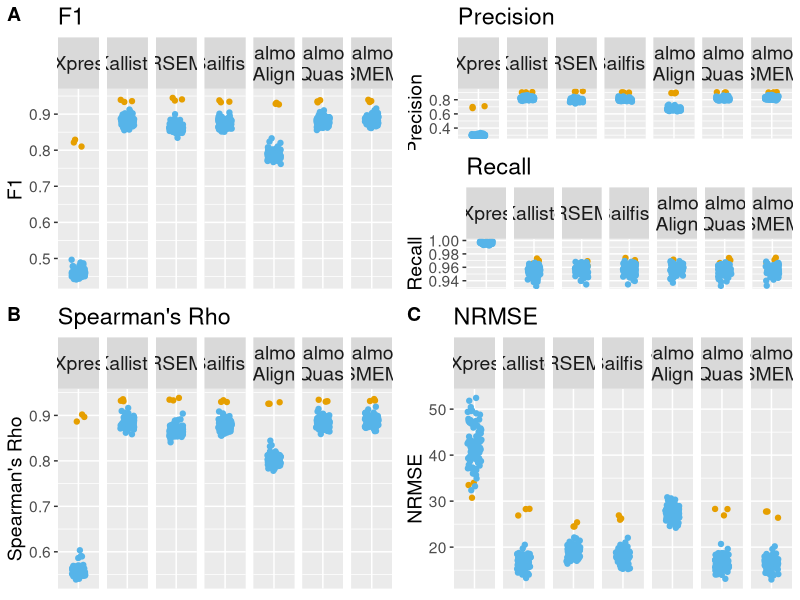
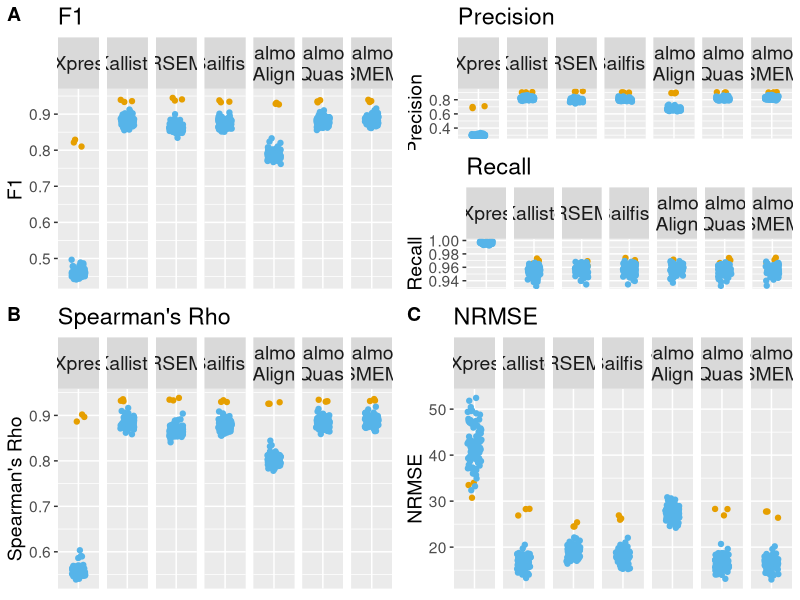
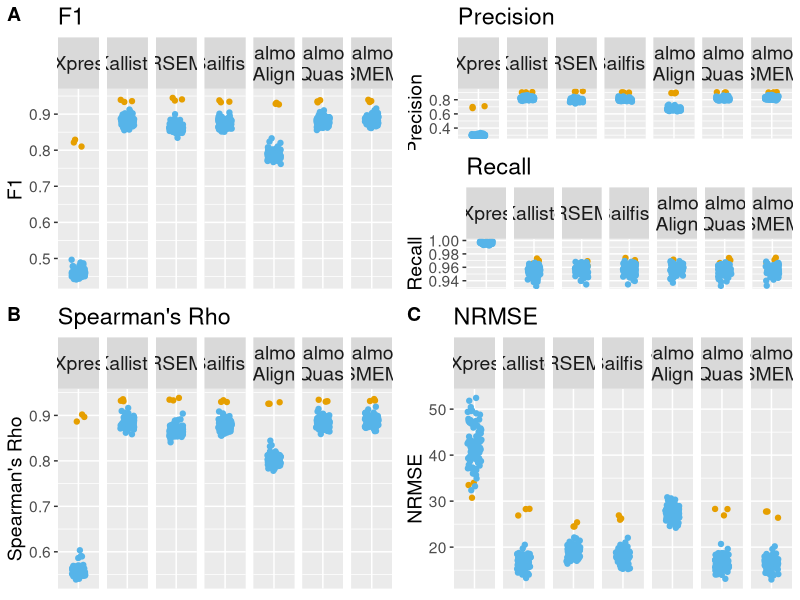

Reproduce these figures in R, in order.
library(tidyverse)
library(ggplot2)
library(ggpubr)
library(reshape2)

#######################################################################
# FUNCTIONS

#function removes trailing strings from tool names
remove_trail<-function(ggplot_results){
  ggplot_results$Tool<-sub("_cor", "", ggplot_results$Tool)
  ggplot_results$Tool<-sub("_F1", "", ggplot_results$Tool)
  ggplot_results$Tool<-sub("_nmrse", "", ggplot_results$Tool)
  ggplot_results$Tool<-sub("_precision", "", ggplot_results$Tool)
  ggplot_results$Tool<-sub("_recall", "", ggplot_results$Tool)
  ggplot_results$Tool<-sub("Salmon_align", "Salmon\nAlign", ggplot_results$Tool)
  ggplot_results$Tool<-sub("Salmon_quasi", "Salmon\nQuasi", ggplot_results$Tool)
  ggplot_results$Tool<-sub("Salmon_SMEM", "Salmon\nSMEM", ggplot_results$Tool)
  return(ggplot_results)
}

cbbPalette <- c("#E69F00", "#56B4E9", "#009E73", "#F0E442", "#0072B2", "#D55E00", "#CC79A7")

#function to create ggplot object
make_ggplot<-function(df, title, ylabel){
  p<-ggplot(data=df, aes(x=Tool, y=Value, colour=Experiment)) + geom_point( position=position_jitter(width = .2), stat = "identity") + facet_grid(~Tool, scales= "free_x",space = "free_x")
  p<-p + theme(legend.position = 'none', axis.title.x=element_blank(),
               axis.text.x=element_blank(),
               axis.ticks.x=element_blank(), text = element_text(size=14), strip.text.x = element_text(size=14))
  p<-p + ggtitle(title) + ylab(ylabel) + scale_colour_manual(values=cbbPalette)
  return(p)
}

#################################

#TO DO

#READ IN BULK DATA
bulk<-read.table("../data/Figure4.txt")

#split into ES and Blueprint
B_bulk<-bulk[bulk$Sample_name!="ERR522956",]

#delete Sample_name column and create an Experiment column
B_bulk<-cbind(B_bulk[,1:2], Value=B_bulk[,4], Experiment="bulk")

#Read in Blueprint
B_single<-read.table("../data/Figure1.txt")

#Only keep RSEM Blueprint simulations
B_single<-B_single[B_single$Simulation=="RSEMsim",]

#Delete Simulation column and create an Experiment column
B_single<-cbind(B_single[,2:4], Experiment="single")

#Fuse bulk and single cell dfs
B_df<-rbind(B_bulk, B_single)

#Remove trailing strings after tool names
B_df<-remove_trail(B_df)

#Figuren style Blueprint plots
B_spear<-B_df[B_df$Statistic=="spearmans",]
B_nrmse<-B_df[B_df$Statistic=="nrmse",]
B_precision<-B_df[B_df$Statistic=="precision",]
B_recall<-B_df[B_df$Statistic=="recall",]
B_F1<-B_df[B_df$Statistic=="F1",]


spearmans<-make_ggplot(B_spear, "Spearman's Rho", "Spearman's Rho")
nrmse<-make_ggplot(B_nrmse, "NRMSE", "NRMSE")
precision<-make_ggplot(B_precision, "Precision", "Precision")
recall<-make_ggplot(B_recall, "Recall", "Recall")
F1<-make_ggplot(B_F1, "F1", "F1")

ggarrange(F1, ggarrange(precision, recall, nrow=2), spearmans,nrmse,                                         
          nrow = 2,
          ncol = 2,
          labels = c("A","","B", "C")                                 
) 

ggsave("../pdfs/Figure4.pdf", plot = last_plot(), width=170 *2, units=c("mm") )
ggsave("../pngs/Figure4.png", plot = last_plot(), width=170 *2, units=c("mm") )